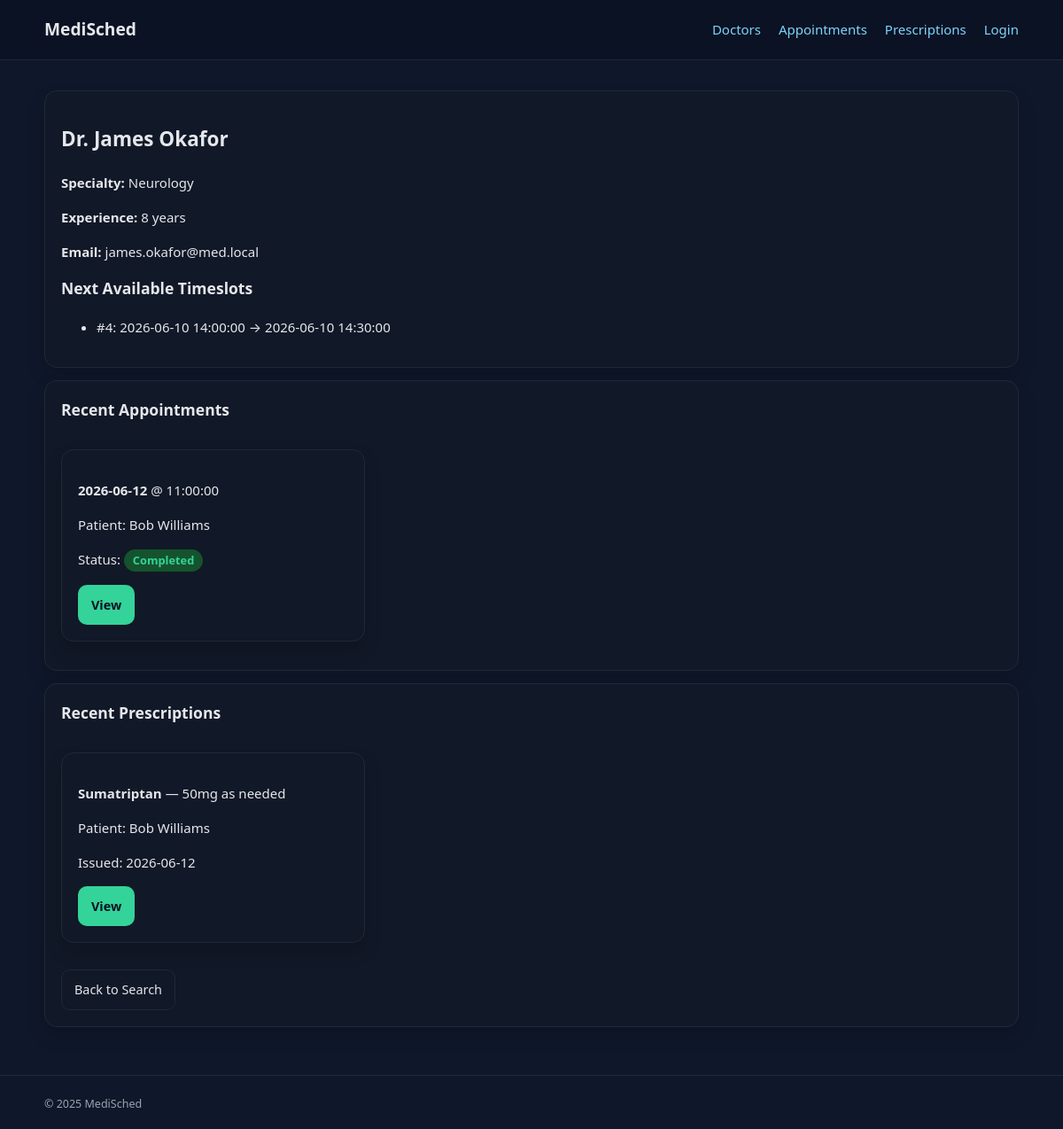
/medisched/public/search/doctor_detail.php?id=2, run on the app's committed database.
### tables this page shows
CREATE TABLE IF NOT EXISTS doctors (
  DoctorID        INT UNSIGNED AUTO_INCREMENT PRIMARY KEY,
  UserID          INT UNSIGNED NOT NULL,
  Specialty       VARCHAR(100) NOT NULL,
  ExperienceYears SMALLINT UNSIGNED NOT NULL DEFAULT 0,
  CONSTRAINT fk_doctors_user FOREIGN KEY (UserID) REFERENCES users(UserID) ON DELETE CASCADE
);

CREATE TABLE IF NOT EXISTS users (
  UserID       INT UNSIGNED AUTO_INCREMENT PRIMARY KEY,
  Name         VARCHAR(100)  NOT NULL,
  Email        VARCHAR(150)  NOT NULL UNIQUE,
  Password     VARCHAR(255)  NOT NULL,           
  Role         ENUM('admin','doctor','patient') NOT NULL DEFAULT 'patient',
  CreatedAt    TIMESTAMP DEFAULT CURRENT_TIMESTAMP
);

CREATE TABLE IF NOT EXISTS timeslots (
  SlotID             INT UNSIGNED AUTO_INCREMENT PRIMARY KEY,
  DoctorID           INT UNSIGNED NOT NULL,
  StartTime          DATETIME     NOT NULL,
  EndTime            DATETIME     NOT NULL,
  AvailabilityStatus ENUM('available','booked','cancelled') NOT NULL DEFAULT 'available',
  CONSTRAINT fk_timeslots_doctor FOREIGN KEY (DoctorID) REFERENCES doctors(DoctorID) ON DELETE CASCADE
);

CREATE TABLE IF NOT EXISTS appointments (
  AppointmentID   INT UNSIGNED AUTO_INCREMENT PRIMARY KEY,
  PatientID       INT UNSIGNED NOT NULL,
  DoctorID        INT UNSIGNED NOT NULL,
  TimeSlotID      INT UNSIGNED,
  AppointmentDate DATE         NOT NULL,
  AppointmentTime TIME         NOT NULL,
  Status          ENUM('Scheduled','Rescheduled','Cancelled','Completed') NOT NULL DEFAULT 'Scheduled',
  CONSTRAINT fk_appt_patient   FOREIGN KEY (PatientID)  REFERENCES patients(PatientID)  ON DELETE CASCADE,
  CONSTRAINT fk_appt_doctor    FOREIGN KEY (DoctorID)   REFERENCES doctors(DoctorID)    ON DELETE CASCADE,
  CONSTRAINT fk_appt_timeslot  FOREIGN KEY (TimeSlotID) REFERENCES timeslots(SlotID)    ON DELETE SET NULL
);

CREATE TABLE IF NOT EXISTS prescriptions (
  PrescriptionID INT UNSIGNED AUTO_INCREMENT PRIMARY KEY,
  PatientID      INT UNSIGNED NOT NULL,
  DoctorID       INT UNSIGNED NOT NULL,
  Medication     VARCHAR(200) NOT NULL,
  Dosage         VARCHAR(100) NOT NULL,
  Notes          TEXT,
  DateIssued     DATE         NOT NULL,
  CONSTRAINT fk_rx_patient FOREIGN KEY (PatientID) REFERENCES patients(PatientID) ON DELETE CASCADE,
  CONSTRAINT fk_rx_doctor  FOREIGN KEY (DoctorID)  REFERENCES doctors(DoctorID)  ON DELETE CASCADE
);

### medisched/public/search/doctor_detail.php (the view, shortened to what this page needs)
<?php
require_once __DIR__ . '/../../includes/db.php';
require_once __DIR__ . '/../../includes/header.php';
$id = (int)($_GET['id'] ?? 0);
$sql = "SELECT d.DoctorID, u.Name, d.Specialty, d.ExperienceYears, u.Email
        FROM doctors d JOIN users u ON d.UserID = u.UserID
        WHERE d.DoctorID = :id";
$stmt = $pdo->prepare($sql);
$stmt->execute([':id' => $id]);
$doc = $stmt->fetch();
$ts = $pdo->prepare("SELECT SlotID, StartTime, EndTime
                     FROM timeslots
                     WHERE DoctorID = :id AND AvailabilityStatus = 'available'
                     ORDER BY StartTime ASC LIMIT 10");
$ts->execute([':id' => $id]);
$slots = $ts->fetchAll();
$apptStmt = $pdo->prepare(
  "SELECT a.AppointmentID, a.AppointmentDate, a.AppointmentTime, a.Status,
          pu.Name AS PatientName
   FROM appointments a
   JOIN patients p ON a.PatientID = p.PatientID
   JOIN users pu   ON p.UserID    = pu.UserID
   WHERE a.DoctorID = :id
   ORDER BY a.AppointmentDate DESC, a.AppointmentTime DESC
   LIMIT 5"
);
$apptStmt->execute([':id' => $id]);
$recentAppts = $apptStmt->fetchAll();
$rxStmt = $pdo->prepare(
  "SELECT pr.PrescriptionID, pr.Medication, pr.Dosage, pr.DateIssued,
          pu.Name AS PatientName
   FROM prescriptions pr
   JOIN patients p ON pr.PatientID = p.PatientID
   JOIN users pu   ON p.UserID     = pu.UserID
   WHERE pr.DoctorID = :id
   ORDER BY pr.DateIssued DESC
   LIMIT 5"
);
$rxStmt->execute([':id' => $id]);
$recentRx = $rxStmt->fetchAll();
?>
<div class="card">
  <h2><?php echo h($doc['Name']); ?></h2>
  <p><strong>Specialty:</strong> <?php echo h($doc['Specialty']); ?></p>
  <p><strong>Experience:</strong> <?php echo h($doc['ExperienceYears']); ?> years</p>
  <p><strong>Email:</strong> <?php echo h($doc['Email']); ?></p>
  <h3>Next Available Timeslots</h3>
  <?php if (!$slots): ?>
    <p class="help">No available timeslots listed.</p>
  <?php else: ?>
    <ul>
      <?php foreach ($slots as $s): ?>
        <li>#<?php echo h($s['SlotID']); ?>: <?php echo h($s['StartTime']); ?> → <?php echo h($s['EndTime']); ?></li>
      <?php endforeach; ?>
    </ul>
  <?php endif; ?>
</div>
<div class="card">
  <h3>Recent Appointments</h3>
  <?php if (!$recentAppts): ?>
    <p class="help">No appointments on record.</p>
  <?php else: ?>
    <div class="grid">
      <?php foreach ($recentAppts as $a): ?>
        <div class="card">
          <p><strong><?php echo h($a['AppointmentDate']); ?></strong> @ <?php echo h($a['AppointmentTime']); ?></p>
          <p>Patient: <?php echo h($a['PatientName']); ?></p>
          <p>Status: <?php echo status_badge($a['Status']); ?></p>
          <a class="btn btn-primary" href="appointment_detail.php?id=<?php echo (int)$a['AppointmentID']; ?>">View</a>
        </div>
      <?php endforeach; ?>
    </div>
  <?php endif; ?>
</div>
<div class="card">
  <h3>Recent Prescriptions</h3>
  <?php if (!$recentRx): ?>
    <p class="help">No prescriptions on record.</p>
  <?php else: ?>
    <div class="grid">
      <?php foreach ($recentRx as $rx): ?>
        <div class="card">
          <p><strong><?php echo h($rx['Medication']); ?></strong> — <?php echo h($rx['Dosage']); ?></p>
          <p>Patient: <?php echo h($rx['PatientName']); ?></p>
          <p>Issued: <?php echo h($rx['DateIssued']); ?></p>
          <a class="btn btn-primary" href="prescription_detail.php?id=<?php echo (int)$rx['PrescriptionID']; ?>">View</a>
        </div>
      <?php endforeach; ?>
    </div>
  <?php endif; ?>
  <div class="actions" style="margin-top:16px">
    <a class="btn" href="doctor_search.php">Back to Search</a>
  </div>
</div>
<?php require_once __DIR__ . '/../../includes/footer.php'; ?>

### medisched/includes/helpers.php (shortened to what this page needs)
<?php
if (!function_exists('h')) {
  function h($s) { return htmlspecialchars((string)$s, ENT_QUOTES, 'UTF-8'); }
}
if (!function_exists('status_badge')) {
  function status_badge($status) {
    $map = [
      'Scheduled'   => 'status-scheduled',
      'Completed'   => 'status-completed',
      'Cancelled'   => 'status-cancelled',
      'Rescheduled' => 'status-rescheduled',
    ];
    $cls = $map[$status] ?? '';
    return '<span class="status ' . h($cls) . '">' . h($status) . '</span>';
  }
}

### medisched/assets/styles.css (style rules this page uses)
:root { --bg: #0f172a; --card: #111827; --text: #e5e7eb; --muted: #9ca3af; --accent: #34d399; --danger: #f87171; --link: #7dd3fc; }
* { box-sizing: border-box; }
body { margin: 0; font-family: system-ui, -apple-system, Segoe UI, Roboto, sans-serif; font-size: 15px; line-height: 1.6; background: var(--bg); color: var(--text); }
.card { background: var(--card); border: 1px solid #1f2937; border-radius: 14px; padding: 18px; margin: 14px 0; box-shadow: 0 10px 20px rgba(0,0,0,0.15); }
.card h3 { margin-top: 0; }
.grid { display: grid; grid-template-columns: repeat(auto-fill, minmax(280px, 1fr)); gap: 16px; }
button, .btn { display: inline-block; padding: 10px 14px; border-radius: 10px; border: 1px solid #1f2937; background: #111827; color: var(--text); text-decoration: none; cursor: pointer; transition: background 0.15s, border-color 0.15s; font-size: 0.9rem; }
.btn-primary { background: var(--accent); color: #0b1223; border-color: transparent; font-weight: 600; }
.actions { display:flex; gap: 10px; align-items:center; flex-wrap: wrap; }
.status { display: inline-block; padding: 2px 10px; border-radius: 20px; font-size: .8rem; font-weight: 600; }
.status-completed { background: #14532d; color: var(--accent); }

### data on the page
doctors: UserID.Name "Dr. James Okafor", Specialty "Neurology", ExperienceYears "8", UserID.Email "james.okafor@med.local"
timeslots: SlotID "4", StartTime "2026-06-10 14:00:00", EndTime "2026-06-10 14:30:00"
appointments: AppointmentDate "2026-06-12", AppointmentTime "11:00:00", users.Name "Bob Williams", Status "Completed"
prescriptions: Medication "Sumatriptan", Dosage "50mg as needed", users.Name "Bob Williams", DateIssued "2026-06-12"
